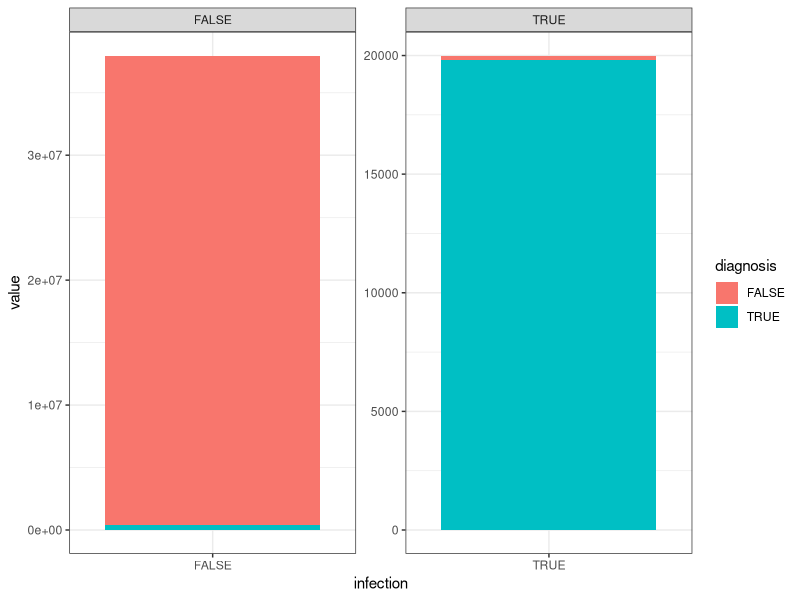

Recreate this plot in R.
library(dplyr)
library(ggplot2)

test_accuracy <- 0.99
disease_rarity <- 20000/38e6
population_size <- 38e6

# true positive
TP <- disease_rarity * population_size * test_accuracy

# false positive
FP <- (1 - disease_rarity) * population_size * (1 - test_accuracy)

FP/TP

dat <- data.frame(infection = c(TRUE, TRUE, FALSE, FALSE),
                  diagnosis = c(TRUE, FALSE, TRUE, FALSE),
                  value = c(disease_rarity * population_size * test_accuracy,
                            disease_rarity * population_size * (1 - test_accuracy),
                            (1 - disease_rarity) * population_size * (1 - test_accuracy),
                            (1 - disease_rarity) * population_size * test_accuracy))




ggplot(dat, aes(x = infection, y = value, fill = diagnosis)) +
  geom_col() +
  facet_wrap(~infection, scales = "free") +
  theme_bw()
